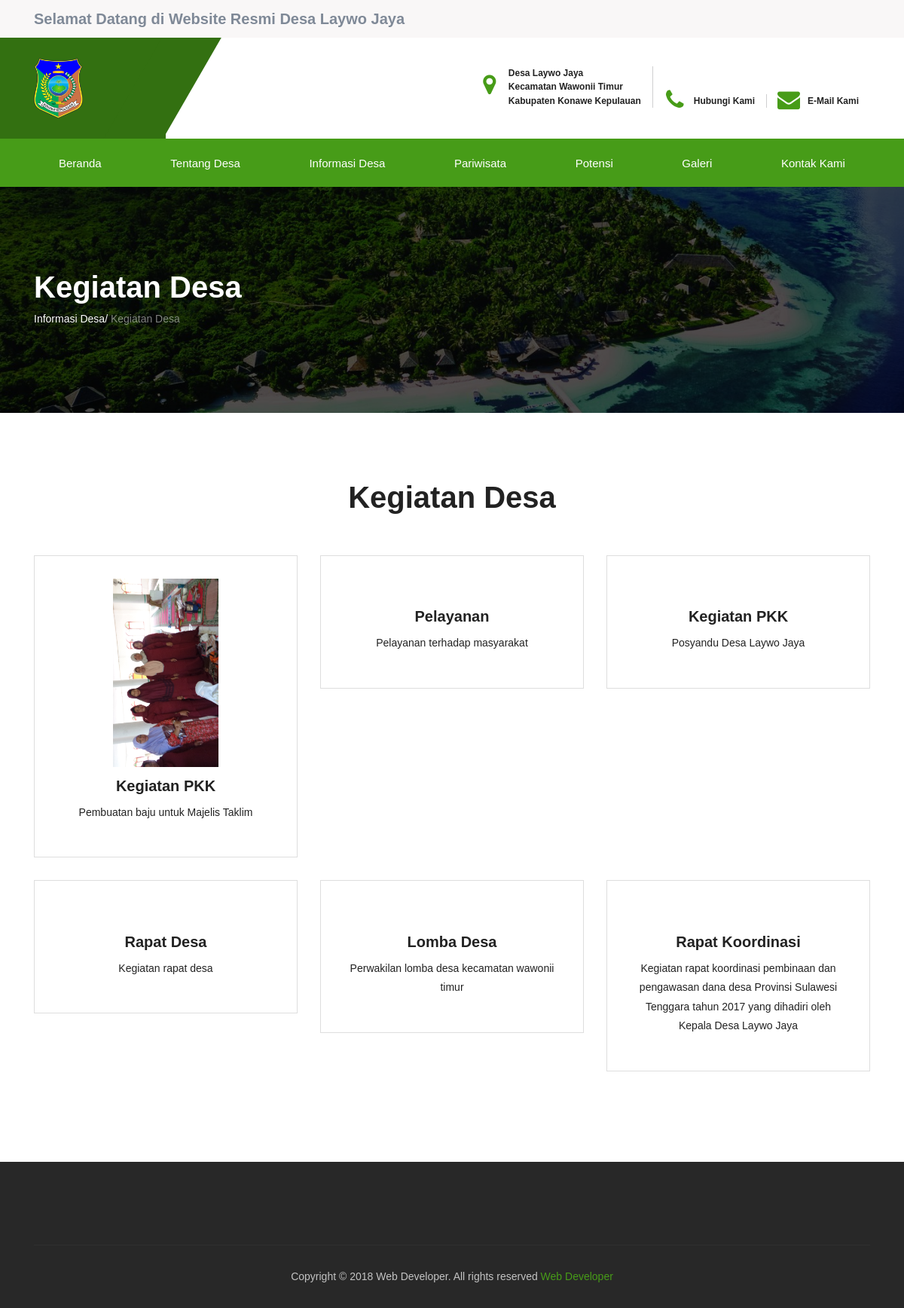
/index.php/home/kegiatan, run on the app's committed database.
### tables this page shows
CREATE TABLE `table_kegiatan` (
  `image_id` int(11) NOT NULL,
  `image_name` varchar(200) NOT NULL,
  `image_desc` text NOT NULL,
  `image_file` text NOT NULL
);

### application/controllers/Home.php (called while the page is built, shortened)
<?php
class Home extends CI_Controller {
    function __construct() {
        $this->load->model("M_login");
        $this->load->model("M_gambar");
        $this->load->model("M_berita");
        $this->load->model("M_perangkat");
    		$this->load->model("M_foto");
    		$this->load->model("M_foto_kegiatan");
    		$this->load->model("M_video");
        $this->load->model("M_agenda");
		    $this->load->model("M_potensi");
		    $this->load->model("M_pariwisata");
		    $this->load->model("M_visi");
		    $this->load->model("M_sejarah_desa");
		    $this->load->model("M_sejarah_pemerintahan");
		    $this->load->model("M_perangkat");
		    $this->load->model("M_fasilitas");
		    $this->load->model("M_belanja");
		    $this->load->model("M_pendapatan");
        $this->load->model("M_jenis");
        $this->load->model("M_usia");
        $this->load->library("pagination");
    }
    public function kegiatan(){
      $data['kegiatan']=$this->M_gambar->tampil_semua_data();
      $this->load->view("frontend/attribute/header.php");
      $this->load->view("frontend/kegiatan",$data);
      $this->load->view("frontend/attribute/footer.php");
    }
}
?>

### index.php (called while the page is built, shortened)
<?php
require_once BASEPATH.'core/CodeIgniter.php';

### application/models/M_gambar.php (called while the page is built, shortened)
<?php
class M_gambar extends CI_Model{
	public function tampil_semua_data() {
        $query  = $this->db->query("select * from table_kegiatan GROUP BY image_id DESC");
        return $query->result();
    }
}
?>

### application/views/frontend/kegiatan.php (the view)
<section class="inner-intro bg-img light-color overlay-before parallax-background">
	<div class="container">
		<div class="row title">
			<div class="title_row">
				<h1 data-title="Service"><span>Kegiatan Desa</span></h1>
				<div class="page-breadcrumb">
					<a>Informasi Desa</a>/ <span>Kegiatan Desa</span>
				</div>
			</div>
		</div>
	</div>
</section>
	<section class="padding ptb-xs-40">
	<div class="container">
		<div class="row pb-30 text-center">
			<div class="col-md-12">
				<div class="section-title_home">
					<h2>Kegiatan <span>Desa</span></h2>
				</div>
			</div>
		</div>
		<div class="row">
		<?php
		 	foreach ($kegiatan as $key) {
		?>
				<div class="col-md-6 col-lg-4 mb-30">
					<div class="service_box">
						<figure>
							<img src="<?php echo base_url()?>assets/foto_kegiatan/<?php echo $key->image_file;?>" alt="" height="250" />
						</figure>
						<h3><a href="#"><?php echo $key->image_name;?></a></h3>
						<p>
							<?php echo $key->image_desc;?>
						</p>
					</div>
				</div>
					<?php
				}
					?>
		</div>
	</div>
</section>

### assets/assets/css/index.css (style rules this page uses)
.section-title_home h2 { margin-bottom: 25px; }
.service_box { background: #fff; text-align: center; padding: 30px; border: 1px solid #dedede; }

### data on the page
table_kegiatan: image_file (picture), image_name "Kegiatan PKK", image_desc "Pembuatan baju untuk Majelis Taklim"
table_kegiatan: image_name "Pelayanan", image_desc "Pelayanan terhadap masyarakat"
table_kegiatan: image_name "Kegiatan PKK", image_desc "Posyandu Desa Laywo Jaya"
table_kegiatan: image_name "Rapat Desa", image_desc "Kegiatan rapat desa"
table_kegiatan: image_name "Lomba Desa", image_desc "Perwakilan lomba desa kecamatan wawonii timur"
table_kegiatan: image_name "Rapat Koordinasi", image_desc "Kegiatan rapat koordinasi pembinaan dan pengawasan dana desa Provinsi Sulawesi Tenggara tahun 2017 yang dihadiri oleh Kepala Desa Laywo Jaya"

### other printed values
getdate()['year'] "2018"
